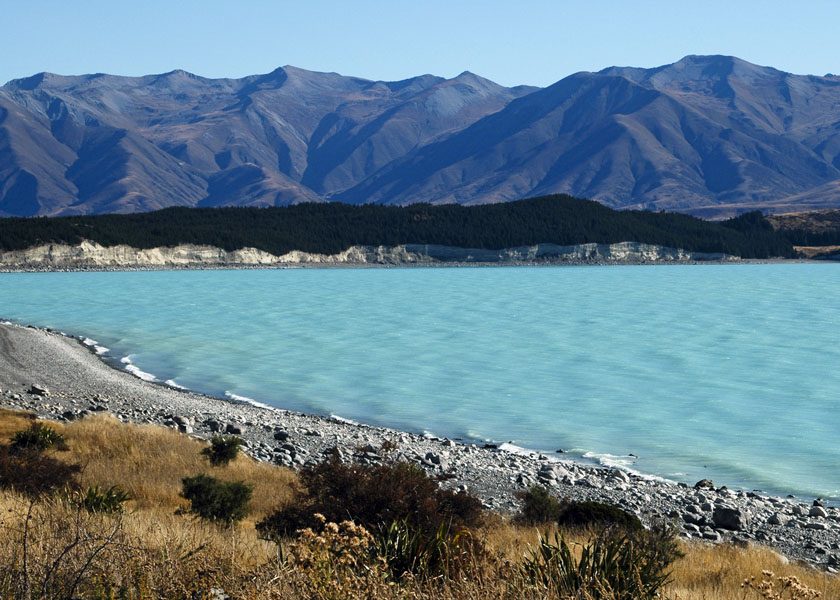
#> input picture New_Zealand_Lake.jpg, 840 x 600 px
$ jupyter execute --allow-errors basic-image-manipulation.ipynb
#> lines starting #> are read from the running program, lines starting #| are printed output that depends on the picture
[cell 1]
import cv2
import numpy as np
import matplotlib.pyplot as plt

[cell 2]
img = cv2.imread('checkerboard_18x18.png', cv2.IMREAD_GRAYSCALE) # Load image in grayscale
print(img)
#| None
#> (the rest of this cell did not finish here and is left out)

#> (a cell that did not finish here is left out)

#> (a cell that did not finish here is left out)

## changing colores
the values from 0 to 255 present brightness, not color.
because we have A grayscale image it has no concept of red, green, or blue.
It only stores luminance. to represent colore it must have 3 chaneles (height, width, 3)
By default, OpenCV loads images in BGR = blue, green , red

[cell 5]
img_colored = cv2.imread('checkerboard_18x18.png', cv2.IMREAD_COLOR) # Load image in color
#> (the rest of this cell did not finish here and is left out)

#> (a cell that did not finish here is left out)

[cell 7]
land = cv2.imread('New_Zealand_Lake.jpg',1)
#> land is the input picture: shape (600, 840, 3); mean B, G, R 140.2, 126.7, 100.9
plt.imshow(land)
# the image appears in BGR format because OpenCV uses BGR by default and matplotlib uses RGB

[cell 8]
#plt.imshow(cv2.cvtColor(land, cv2.COLOR_BGR2RGB)) # Convert BGR to RGB using OpenCV function
land_rgb = land[:,:,::-1] # Simple way to convert BGR to RGB by reversing the last dimension
plt.imshow(land_rgb)

[cell 9]
land_rgb_croped = land_rgb[100:400, 200:600]  # Crop the image to rows 100-399 and columns 200-599
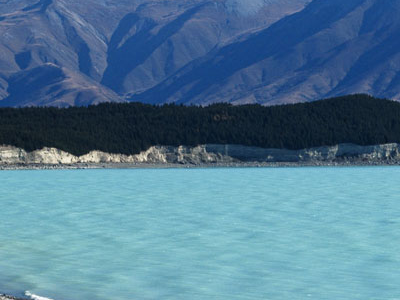
#> land_rgb_croped: shape (300, 400, 3); mean R, G, B 80.9, 122.2, 148.3
plt.imshow(land_rgb_croped)

# Flipping Images

The function **`flip`** flips the array in one of three different ways (row and column indices are 0-based):

### <font style="color:rgb(8,133,37)">Function Syntax </font>
``` python
dst = cv.flip( src, flipCode )
```

`dst`: output array of the same size and type as src.

The function has **2 required arguments**:

1. `src`:	input image
2. `flipCode`: a flag to specify how to flip the array; 0 means flipping around the x-axis and positive value (for example, 1) means flipping around y-axis. Negative value (for example, -1) means flipping around both axes.

### <font style="color:rgb(8,133,37)">OpenCV Documentation</font>

**`flip`**: <a href="https://docs.opencv.org/4.5.0/d2/de8/group__core__array.html#gaca7be533e3dac7feb70fc60635adf441" target="_blank">Documentation link</a>

[cell 10]
land_rgb_flip_horesontal = cv2.flip(land_rgb, 1)  # Flip the image horizontally
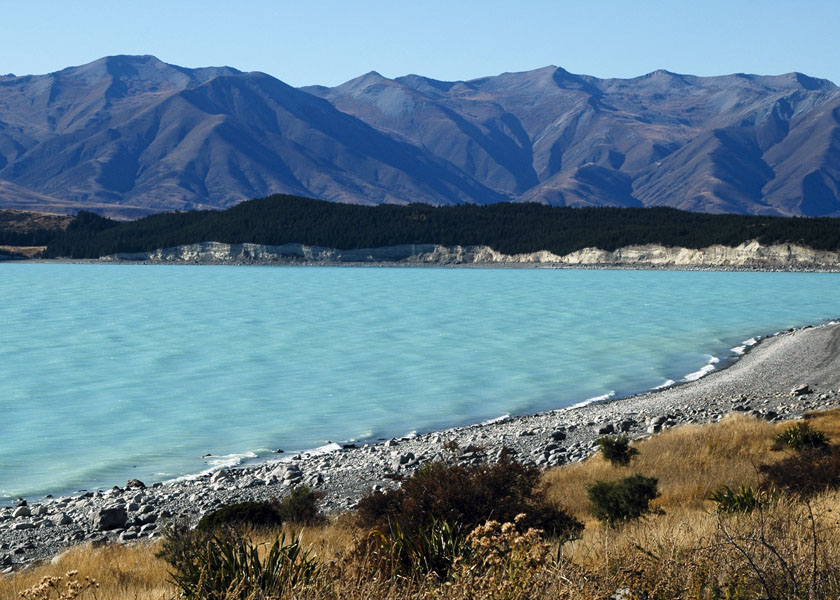
#> land_rgb_flip_horesontal: shape (600, 840, 3); mean R, G, B 100.9, 126.7, 140.2
land_rgb_flip_vertical = cv2.flip(land_rgb, 0)    # Flip the image vertically
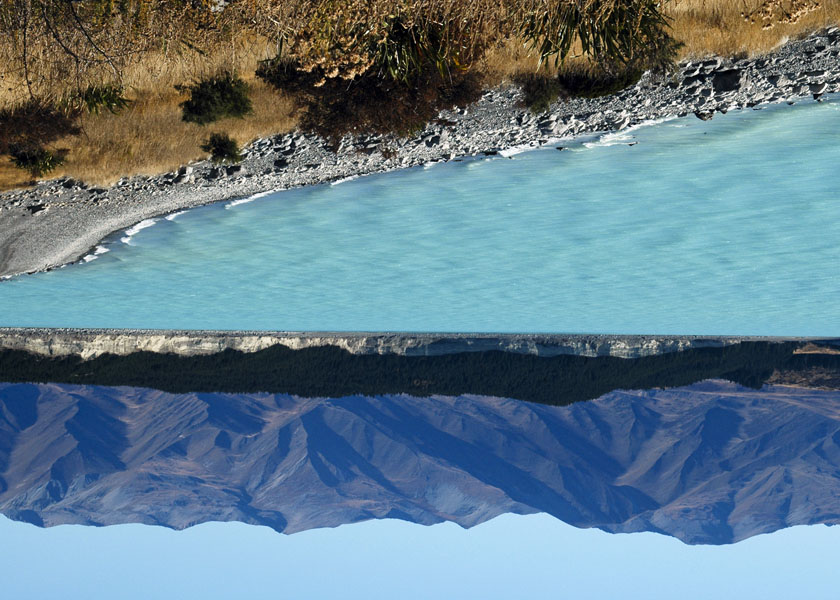
#> land_rgb_flip_vertical: shape (600, 840, 3); mean R, G, B 100.9, 126.7, 140.2
land_rgb_flip_both = cv2.flip(land_rgb, -1)       # Flip the image both horizontally and vertically
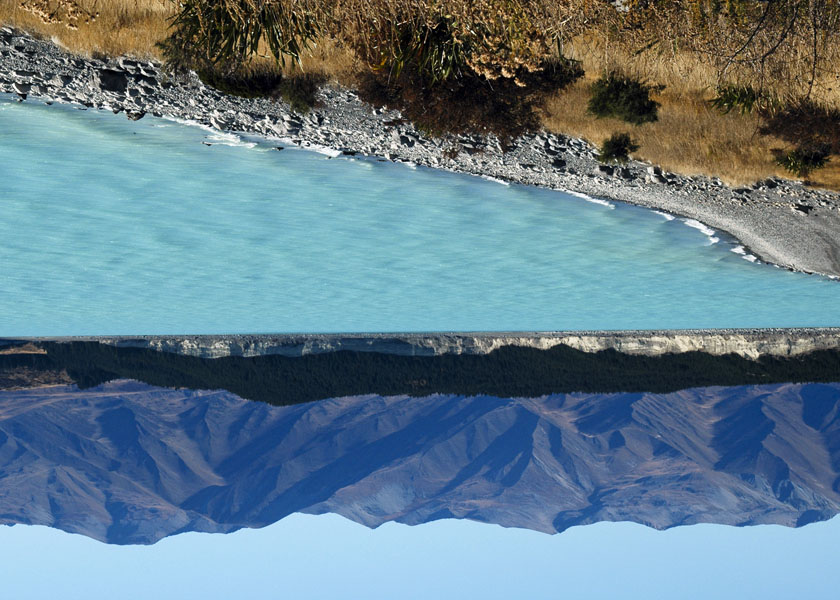
#> land_rgb_flip_both: shape (600, 840, 3); mean R, G, B 100.9, 126.7, 140.2
plt.figure(figsize=(18, 5))
plt.subplot(141);plt.imshow(land_rgb_flip_horesontal);plt.title("Horizontal Flip");
plt.subplot(142);plt.imshow(land_rgb_flip_vertical);plt.title("Vertical Flip");
plt.subplot(143);plt.imshow(land_rgb_flip_both);plt.title("Both Flipped");
plt.subplot(144);plt.imshow(land_rgb);plt.title("Original");

## fliping with numply slice
General slicing rule (lock this in)
| Slice          | Meaning                 |
| -------------- | ----------------------- |
| `[::-1]`       | reverse along that axis |
| `[:, ::-1]`    | horizontal flip         |
| `[::-1, :]`    | vertical flip           |
| `[:, :, ::-1]` | reverse channels        |

[cell 11]
plt.figure(figsize=(18, 5))
plt.subplot(141);plt.imshow(land_rgb[:, ::-1]);plt.title("Horizontal Flip")
plt.subplot(142);plt.imshow(land_rgb[::-1]);plt.title("Vertical Flip")
plt.subplot(143);plt.imshow(land_rgb[::-1, ::-1]);plt.title("Both Flipped")
plt.subplot(144);plt.imshow(land_rgb);plt.title("Original")

# Resizing Images

The function **`resize`** resizes the image `src` down to or up to the specified size. The size and type are derived from the `src`,`dsize`,`fx`, and `fy`.

### <font style="color:rgb(8,133,37)">Function Syntax </font>

``` python
dst = resize( src, dsize[, dst[, fx[, fy[, interpolation]]]] )
```

`dst`: output image; it has the size dsize (when it is non-zero) or the size computed from src.size(), fx, and fy; the type of dst is the same as of src.

The function has **2 required arguments**:

1. `src`:	input image

2. `dsize`: output image size  desired size but as None if not wanted

Optional arguments that are often used include:

1. `fx`: Scale factor along the horizontal axis; when it equals 0, it is computed as (𝚍𝚘𝚞𝚋𝚕𝚎)𝚍𝚜𝚒𝚣𝚎.𝚠𝚒𝚍𝚝𝚑/𝚜𝚛𝚌.𝚌𝚘𝚕𝚜

2. `fy`: Scale factor along the vertical axis; when it equals 0, it is computed as (𝚍𝚘𝚞𝚋𝚕𝚎)𝚍𝚜𝚒𝚣𝚎.𝚑𝚎𝚒𝚐𝚑𝚝/𝚜𝚛𝚌.𝚛𝚘𝚠𝚜

The output image has the size `dsize` (when it is non-zero) or the size computed from `src.size()`, `fx`, and `fy`; the type of dst is the same as of src.

### <font style="color:rgb(8,133,37)">OpenCV Documentation</font>

**`resize()`**: <a href="https://docs.opencv.org/4.5.0/da/d54/group__imgproc__transform.html#ga47a974309e9102f5f08231edc7e7529d" target="_blank">Documentation link</a>

[cell 12]
plt.imshow(land_rgb_croped)

[cell 13]
# Method 1: Specifying Scaling Factor using fx and fy
big = cv2.resize(land_rgb_croped, None, fx=2, fy=2) # Scale image by a factor of 2 x2 in both dimensions
plt.imshow(big)
# we used interpolation method by default which is INTER_LINEAR

How different interpolations behave when enlarging

`INTER_NEAREST`

-Copies the closest pixel
-No averaging
-Result: blocky, pixelated
-Fast, no smoothing

`INTER_LINEAR` (default)

-Bilinear averaging
-Smooth but slightly blurry
-Best general-purpose choice

`INTER_CUBIC`

-Uses 4×4 neighborhood
-Sharper than linear
-Slower
-Good for photos

`INTER_LANCZOS4`

-Highest quality
-Preserves edges best
-Slowest

[cell 14]
#Medthod 2: Specifying exact size of the output image, Resize to specific dimensions
desired_width = 100
desired_height = 200
dim = (desired_width, desired_height)

# Resize background image to same size as logo image
resized_cropped_region = cv2.resize(land_rgb_croped, dsize=dim, interpolation=cv2.INTER_AREA)
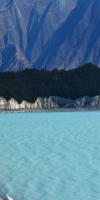
#> resized_cropped_region: shape (200, 100, 3); mean R, G, B 80.9, 122.2, 148.3
plt.imshow(resized_cropped_region)
